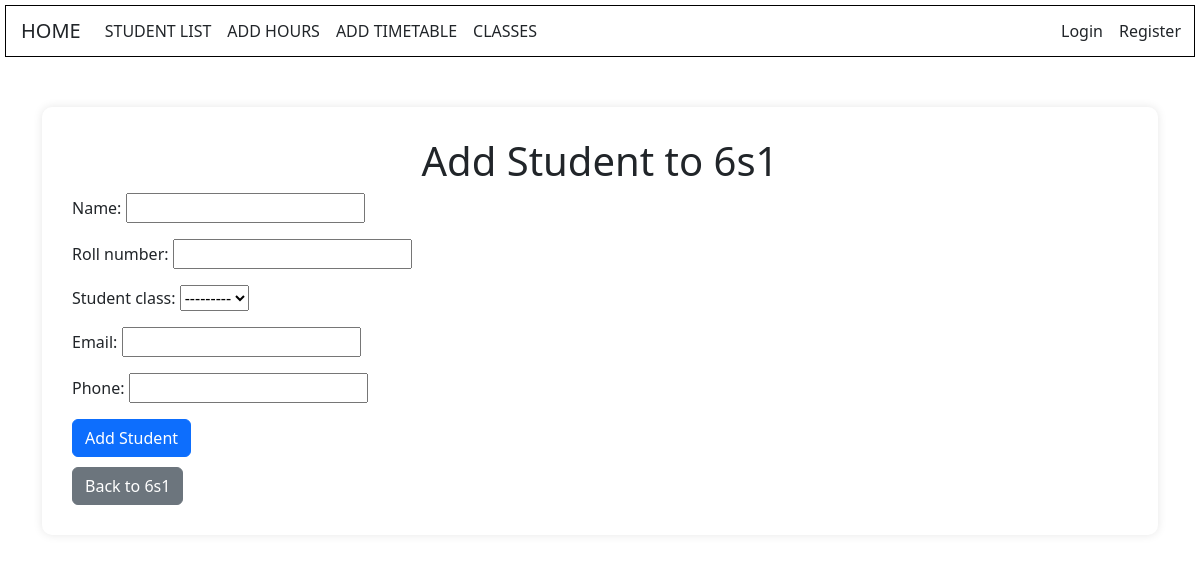
Before: /students/classes/1/add_student/ with the older database file.
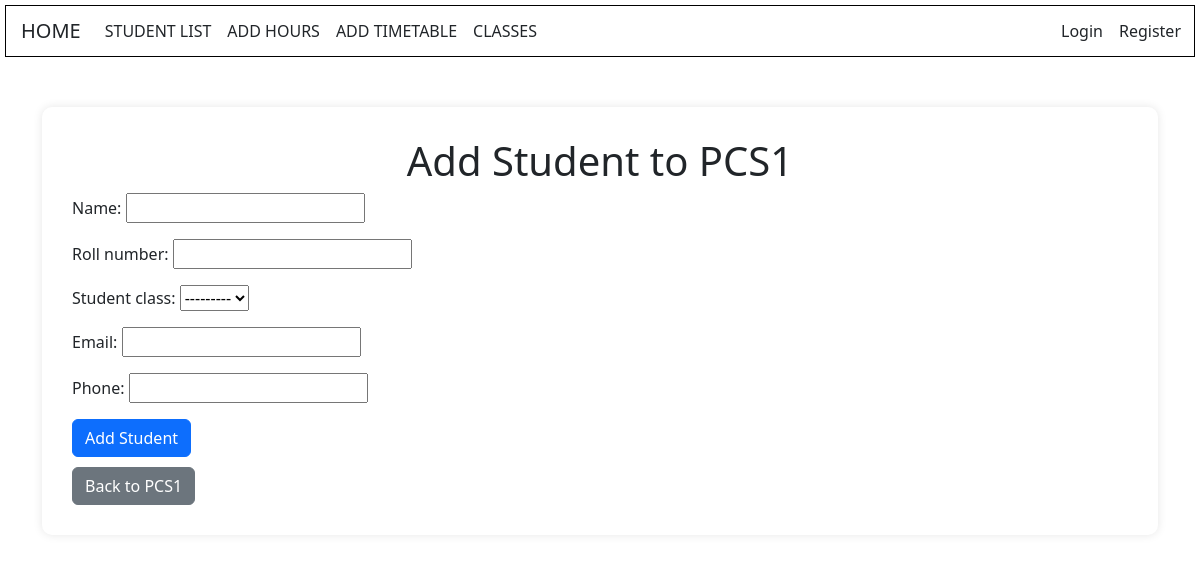
After: the same page with the newer database file.
### students/models.py (models this page shows)
class Class(models.Model):
    name = models.CharField(max_length=100)
    def __str__(self):
        return self.name

### students/views.py (the view)
# urls.py: path('classes/<int:class_id>/add_student/', views.add_student_to_class, name='add_student_to_class'),
def add_student_to_class(request, class_id):
    student_class = get_object_or_404(Class, id=class_id)
    if request.method == 'POST':
        form = StudentForm(request.POST)
        if form.is_valid():
            student = form.save(commit=False)
            student.student_class = student_class
            student.save()
            return HttpResponseRedirect(reverse('class_detail', args=[class_id]))
    else:
        form = StudentForm()
    return render(request, 'students/add_student_to_class.html', {'form': form, 'student_class': student_class})

### students/forms.py
class StudentForm(forms.ModelForm):
    class Meta:
        model = Student
        fields = ['name', 'roll_number', 'student_class','email','phone']

### students/templates/students/add_student_to_class.html (shortened to what this page needs)
<!DOCTYPE html>
<html>
<head>
    <link href="https://cdn.jsdelivr.net/npm/bootstrap@5.3.2/dist/css/bootstrap.min.css" rel="stylesheet">
</head>
<body>
    {% include 'students/navbar.html' %}
    <div class="container">
        <div class="form-container">
            <h1>Add Student to {{ student_class.name }}</h1>
            <form method="post">
                {{ form.as_p }}
                <button type="submit" class="btn btn-primary btn-block">Add Student</button>
            </form>
            <a href="{% url 'class_detail' student_class.id %}" class="btn btn-secondary btn-block">Back to {{ student_class.name }}</a>
        </div>
    </div>
</body>
</html>

Changed rows visible on the page:
changed Class: name "6s1" → "PCS1"
